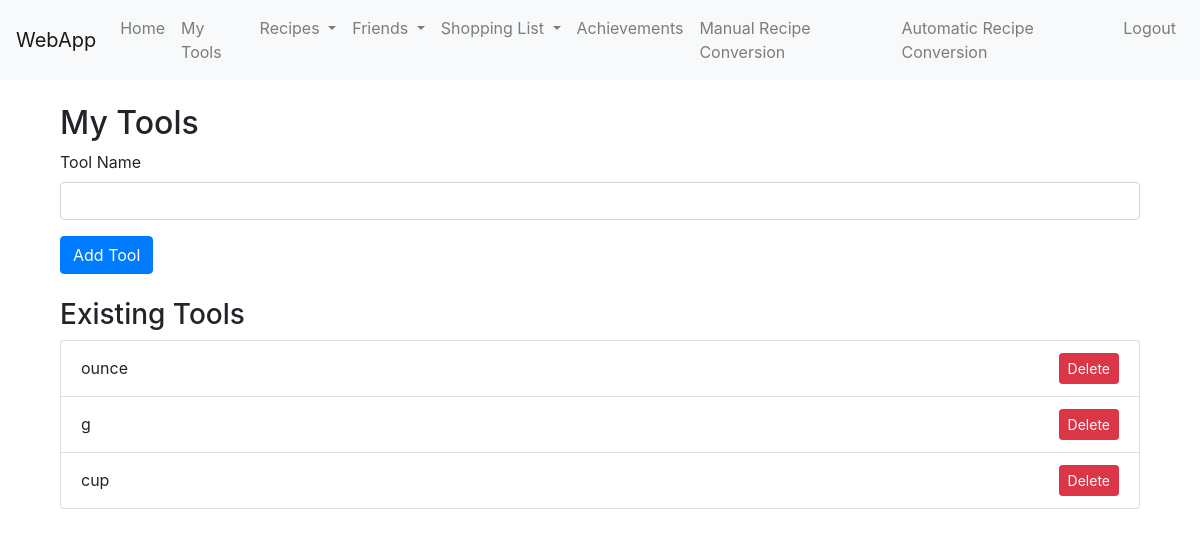
Before: /my_tools (signed in) with the older database file.
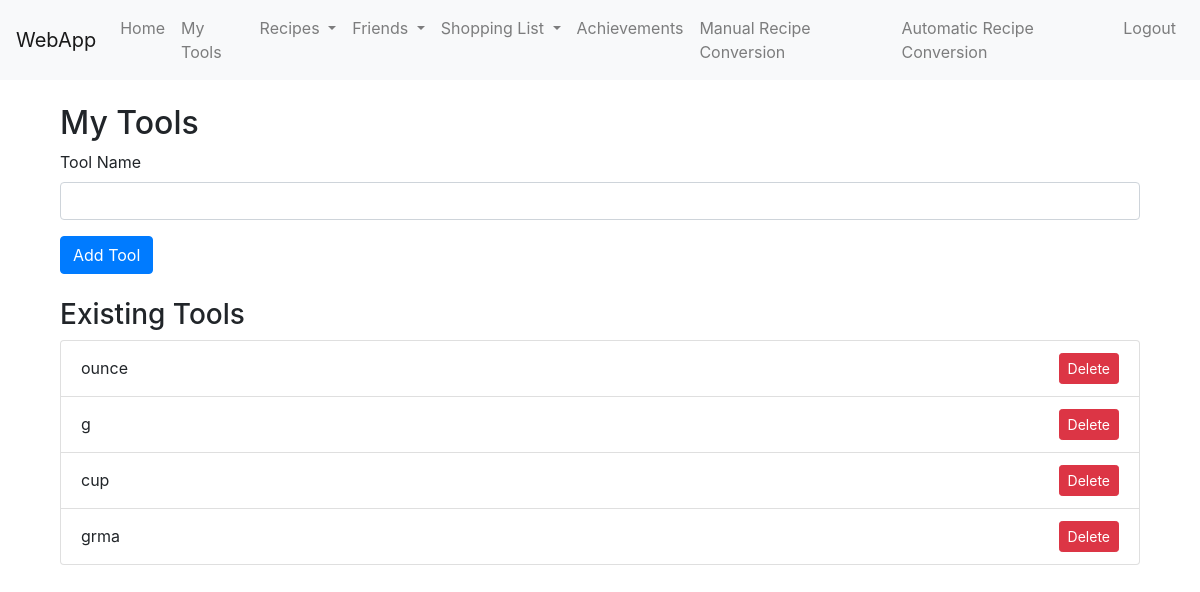
After: the same page with the newer database file.
### app/models.py (models this page shows)
class Tool(db.Model):
    id = db.Column(db.Integer, primary_key=True)
    name = db.Column(db.String(100), nullable=False)
    user_id = db.Column(db.Integer, db.ForeignKey('user.id', ondelete='CASCADE'), nullable=False)

### app/user_routes.py (the view, shortened to what this page needs)
@user.route('/my_tools', methods=['GET', 'POST'])
@login_required
def my_tools():
    form = ToolForm()
    user_tools = Tool.query.filter_by(owner=current_user).all()
    return render_template('my_tools.html', form=form, tools=user_tools)

### app/forms.py
class ToolForm(FlaskForm):
    name = StringField('Tool Name', validators=[DataRequired(), Length(min=1, max=100)])
    submit = SubmitField('Add Tool')

### app/__init__.py (called while the page is built)
@login_manager.user_loader
def load_user(user_id):
    from app.models import User
    return User.query.get(int(user_id))

### app/templates/my_tools.html (shortened to what this page needs)
{% extends "base.html" %}
{% block content %}
<div class="container">
    <h2 class="mt-4">My Tools</h2>
    <form method="POST" action="{{ url_for('user.my_tools') }}">
        <div class="form-group">
            {{ form.name.label(class="form-label") }}
            {{ form.name(class="form-control") }}
        </div>
        <div class="form-group">
            {{ form.submit(class="btn btn-primary") }}
        </div>
    </form>
    <h3 class="mt-4">Existing Tools</h3>
    <ul class="list-group">
        {% for tool in tools %}
            <li class="list-group-item d-flex justify-content-between align-items-center">
                {{ tool.name }}
                <form method="POST" action="{{ url_for('user.delete_tool', tool_id=tool.id) }}" style="display:inline;">
                    <button type="submit" class="btn btn-danger btn-sm">Delete</button>
                </form>
            </li>
        {% endfor %}
    </ul>
</div>
{% endblock %}

### app/templates/base.html (shortened to what this page needs)
<!DOCTYPE html>
<html lang="en">
<head>
    <link rel="stylesheet" href="https://stackpath.bootstrapcdn.com/bootstrap/4.5.2/css/bootstrap.min.css">
</head>
<body>
    <nav class="navbar navbar-expand-lg navbar-light bg-light">
        <a class="navbar-brand" href="{{ url_for('user.index') }}">WebApp</a>
        <div class="collapse navbar-collapse" id="navbarNav">
            <ul class="navbar-nav ml-auto">
                {% if current_user.is_authenticated %}
                    <li class="nav-item">
                        <a class="nav-link" href="{{ url_for('user.index') }}">Home</a>
                    </li>
                    <li class="nav-item">
                        <a class="nav-link" href="{{ url_for('user.my_tools') }}">My Tools</a>
                    </li>
                    <li class="nav-item dropdown">
                        <a class="nav-link dropdown-toggle" href="#" id="recipesDropdown" role="button" data-toggle="dropdown" aria-haspopup="true" aria-expanded="false">
                            Recipes
                        </a>
                    </li>
                    <li class="nav-item dropdown">
                        <a class="nav-link dropdown-toggle" href="#" id="friendsDropdown" role="button" data-toggle="dropdown" aria-haspopup="true" aria-expanded="false">
                            Friends
                        </a>
                    </li>
                    <li class="nav-item dropdown">
                        <a class="nav-link dropdown-toggle" href="#" id="shoppingListDropdown" role="button" data-toggle="dropdown" aria-haspopup="true" aria-expanded="false">
                            Shopping List
                        </a>
                    </li>
                    <li class="nav-item">
                        <a class="nav-link" href="{{ url_for('user.earn_achievements') }}">Achievements</a>
                    </li>
                    <li class="nav-item">
                        <a class="nav-link" href="{{ url_for('user.manual_conversion_tool') }}">Manual Recipe Conversion</a>
                    </li>
                    <li class="nav-item">
                        <a class="nav-link" href="{{ url_for('user.automatic_conversion') }}">Automatic Recipe Conversion</a>
                    </li>
                    <li class="nav-item">
                        <a class="nav-link" href="{{ url_for('user.logout') }}">Logout</a>
                    </li>
                {% endif %}
            </ul>
        </div>
    </nav>
    <div class="container">
        {% block content %}{% endblock %}
    </div>
</body>
</html>

Changed rows visible on the page:
added Tool: name "grma"
